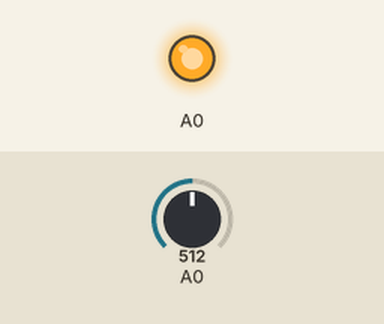
This sketch was run on a simulated Arduino Uno, built with avr-gcc and run on an emulated ATmega328P. Parts: output pins drawn as LEDs (lit = HIGH). Inputs (shaded band) come from the test bench; at power-on: A0 = 512. The local clock reads 2024-03-15 10:24:30 at power-on unless the sketch sets it; EEPROM starts erased; what the sketch prints to the serial monitor is not drawn.

Above: at 1.2 s.
1.3 s: A0 set to 1010
Timing chart, 0 to 4.3 s (numbered marks = the images above; inputs shaded):
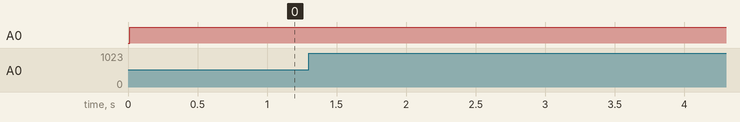

The sketch:

powerlossdetect.ino
```cpp
volatile bool status=true;
#include <EEPROM.h>
#include <RTClib.h>

RTC_DS3231 rtc;
DateTime now;


void setup() {
  // put your setup code here, to run once:
  TCCR1A = B00000000;
  TCCR1B = B00000100;       //prescalar 252
  TCNT1 = 64911;        //10ms
  TIMSK1 = B00000001;   //enable overflow flag
  Serial.begin(115200);
  pinMode(A0,INPUT);


  if (!rtc.begin()) {
    Serial.println("Couldn't find RTC");
    Serial.flush();
    abort();
  }
  if (rtc.lostPower()) {
  Serial.println("RTC lost power, let's set the time!");
  // When time needs to be set on a new device, or after a power loss, the
  // following line sets the RTC to the date & time this sketch was compiled
  //rtc.adjust(DateTime(F(__DATE__), F(__TIME__)));
  // This line sets the RTC with an explicit date & time, for example to set
  // January 21, 2014 at 3am you would call:
  // rtc.adjust(DateTime(2014, 1, 21, 3, 0, 0));

}

  Serial.println(EEPROM.read(1));

}


ISR(TIMER1_OVF_vect){
  // Serial.println(millis());
  TCNT1=64911;
  if(analogRead(A0)<910){
    pinMode(A0,OUTPUT);
    digitalWrite(A0,HIGH);
    return;
  }
  pinMode(A0,INPUT);
  if(analogRead(A0)>1000){
    if(status){

      // now=rtc.now();
      EEPROM.write(1,now.minute());
      Serial.println("cutoff updated...");
      status=false;
    }

  }
  // Serial.println(analogRead(A0));

}

void loop() {
  // put your main code here, to run repeatedly:
  now=rtc.now();
  delay(500);
}
```

Measured:
- after the input at 1.3 s, every drawn part: stays the same
